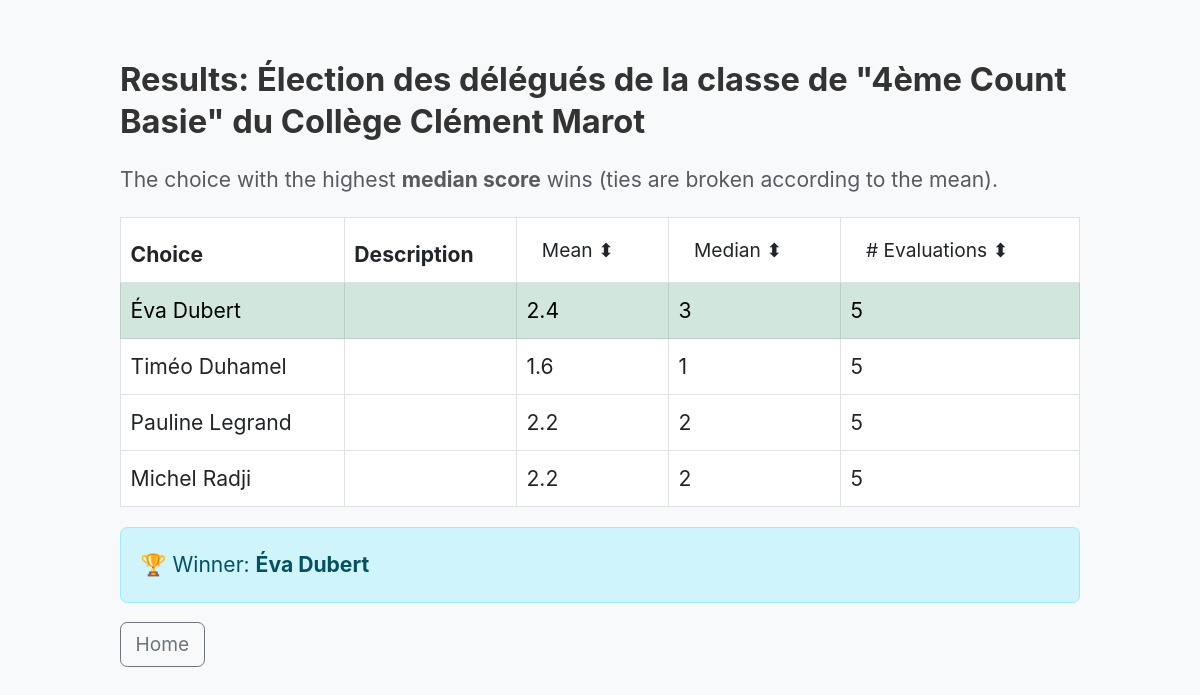
Page /results/48a1ac84 on the committed database.
### app/models.py (models this page shows)
class DecisionInstance(db.Model):
    id = db.Column(db.String(8), primary_key=True, default=generate_id)
    name = db.Column(db.String(100))
    scale = db.Column(db.String(200))  # comma-separated scale labels
    creator_id = db.Column(db.String(100))

class Choice(db.Model):
    id = db.Column(db.Integer, primary_key=True)
    label = db.Column(db.String(100))
    description = db.Column(db.Text)
    decision_id = db.Column(db.String(8), db.ForeignKey('decision_instance.id'))

### app/routes.py (the view)
@app.route("/results/<decision_id>")
def results(decision_id):
    from statistics import mean, median
    decision = DecisionInstance.query.get_or_404(decision_id)
    choices = Choice.query.filter_by(decision_id=decision_id).all()
    evaluations = Evaluation.query.filter_by(decision_id=decision_id).all()
    stats = []
    for c in choices:
        scores = [e.score for e in evaluations if e.choice_id == c.id]
        if scores:
            stats.append({
                "label": c.label,
                "description": c.description,
                "mean": round(mean(scores), 2),
                "median": median(scores),
                "count": len(scores)
            })
    winner = max(stats, key=lambda x: (x['median'], x['mean'])) if stats else None
    return render_template("results.html", decision=decision, stats=stats, winner=winner)

### app/templates/results.html (shortened to what this page needs)
<!DOCTYPE html>
<html lang="en">
<head>
    <link href="https://cdn.jsdelivr.net/npm/bootstrap@5.3.0/dist/css/bootstrap.min.css" rel="stylesheet">
    <link rel="stylesheet" href="{{ url_for('static', filename='style.css') }}">
</head>
<body class="bg-light">
<div class="container py-5">
    <h2>Results: {{ decision.name }}</h2>
    <p class="text-muted">The choice with the highest <strong>median score</strong> wins (ties are broken according to the mean).</p>
    {% if stats %}
       <table id="results-table" class="table table-bordered">
<thead>
    <tr>
        <th>Choice</th>
        <th>Description</th>
        <th><button class="btn" onclick="sortTable(2)">Mean ⬍</button></th>
        <th><button class="btn" onclick="sortTable(3)">Median ⬍</button></th>
        <th><button class="btn" onclick="sortTable(4)"># Evaluations ⬍</button></th>
    </tr>
</thead>
            <tbody>
                {% for row in stats %}
                    <tr {% if winner and row.label == winner.label %} class="table-success" {% endif %}>
                        <td>{{ row.label }}</td>
                        <td>{{ row.description }}</td>
                        <td>{{ row.mean }}</td>
                        <td>{{ row.median }}</td>
                        <td>{{ row.count }}</td>
                    </tr>
                {% endfor %}
            </tbody>
        </table>
        {% if winner %}
            <div class="alert alert-info">
                🏆 Winner: <strong>{{ winner.label }}</strong><br>
            </div>
        {% endif %}
    {% else %}
        <p>No evaluations yet.</p>
    {% endif %}
    <a href="/" class="btn btn-outline-secondary">Home</a>
</div>
</body>
</html>

### app/static/style.css (style rules this page uses)
body { background: #fdfdfd; font-family: 'Inter', sans-serif; font-size: 1.1rem; line-height: 1.7; color: #333; margin: 0; padding: 0; zoom: 1.2; }
.container { max-width: 80%; margin: auto; padding: 1.5rem 0; }
h1, h2, h3 { font-weight: 700; margin-bottom: 1rem; line-height: 1.3; }
h2 { font-size: 1.7rem; }
p, label { font-size: 1.1rem; margin-bottom: 1rem; }

### rows in the picture
DecisionInstance: name "Élection des délégués de la classe de \"4ème Count Basie\" du Collège Clément Marot"
Choice: label "Éva Dubert", mean "2.4", median "3", count "5"
Choice: label "Timéo Duhamel", mean "1.6", median "1", count "5"
Choice: label "Pauline Legrand", mean "2.2", median "2", count "5"
Choice: label "Michel Radji", mean "2.2", median "2", count "5"
